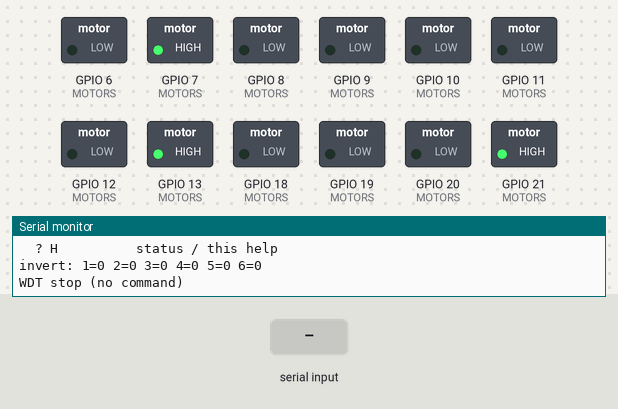
This sketch was run on a simulated ESP8266 (NodeMCU). On the bench: switched loads named in the sketch (green lamp = pin HIGH), the last lines printed to the serial monitor. Inputs (shaded band) come from the test bench. EEPROM starts erased.

Above: at 1.2 s.
1.3 s: "V 120 -80\n" received over Serial
At 1.62 s:
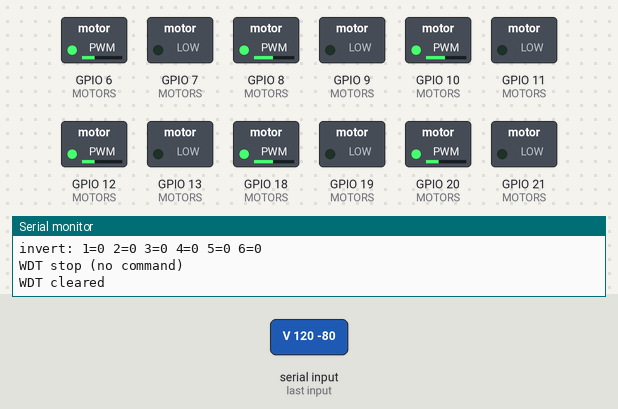
3.3 s: "M 1 120\n" received over Serial
At 4.1 s:
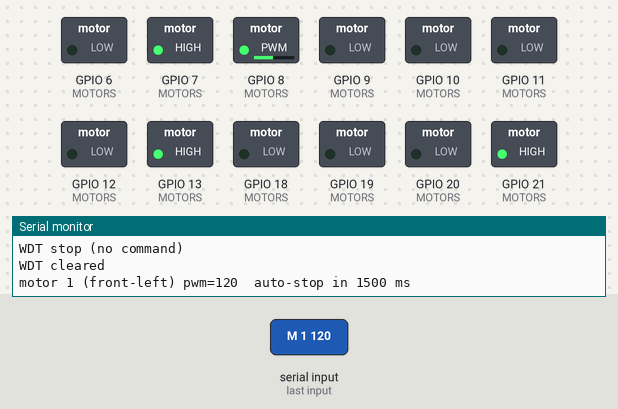
6.3 s: "G 5 120\n" received over Serial
At 7.5 s:
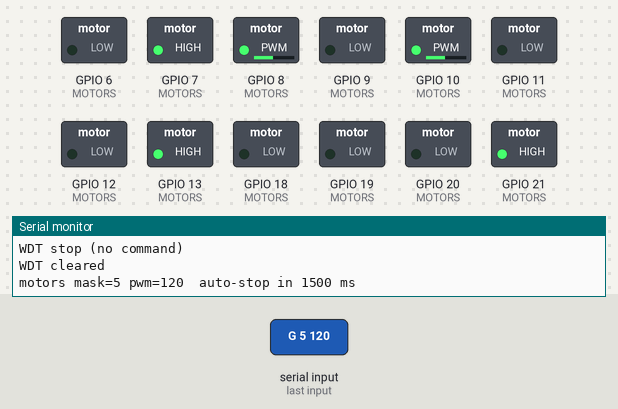
9.3 s: "L\n" received over Serial
At 9.67 s:
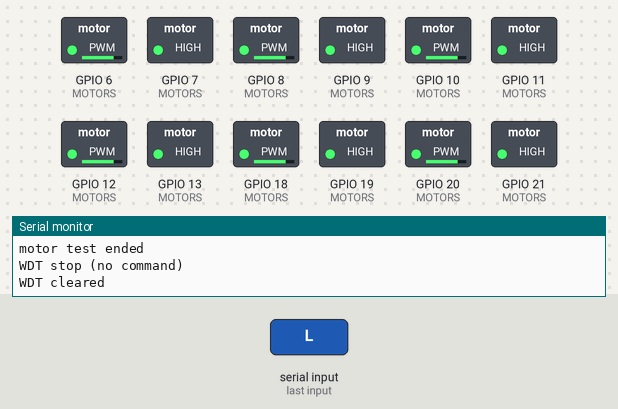
11.3 s: "R\n" received over Serial
At 11.67 s:
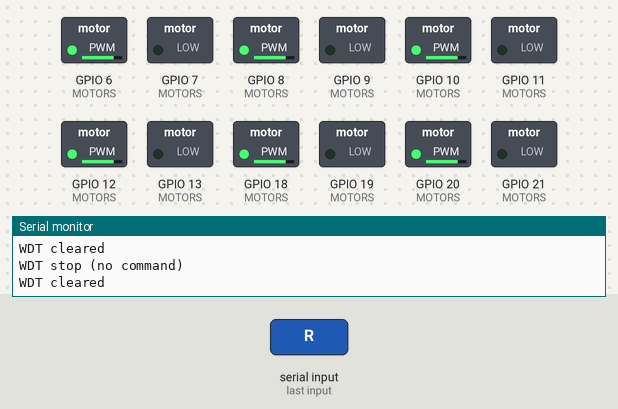
13.3 s: "F90\n" received over Serial
At 13.67 s:
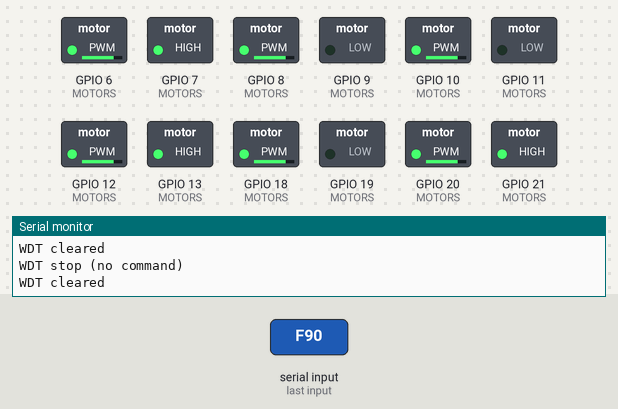
Timing chart, 0 to 16.3 s (numbered marks = the images above; inputs shaded):
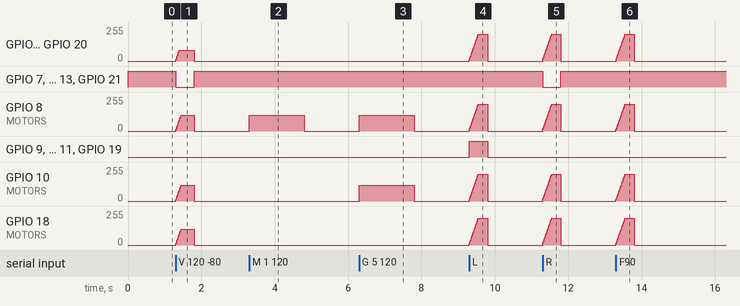

The sketch:

athena_drive_fw.ino
```cpp
/*
 * Athena rover motor controller. Raspberry Pi Pico W
 * 6 wheels, 3 per side, each a DC motor on a DIR + PWM driver channel.
 *
 * ── Serial protocol, 115200 baud, newline-terminated ────────────────
 *   V <left> <right>   variable drive. Signed PWM -255..255 per SIDE,
 *                      positive = that side drives the rover FORWARD.
 *                      e.g. "V 120 -80"   (left fwd 120, right rev 80)
 *   M <n> <pwm>        drive ONE motor only, for wiring checks.
 *                      n: 1=FL 2=ML 3=RL 4=FR 5=MR 6=RR
 *                      e.g. "M 1 120"     (front-left forward)
 *                      Auto-stops after MOTOR_TEST_MS so a mistake
 *                      cannot run away.
 *   G <mask> <pwm>     drive SEVERAL motors at once, same auto-stop as M.
 *                      mask bit 0 = motor 1 ... bit 5 = motor 6,
 *                      e.g. "G 5 120" runs motors 1 and 3 together.
 *   F B L R S         legacy discrete moves at the stored speed / stop
 *   P <0-255>          set the speed F/B/L/R use
 *   ?                  status line
 *   H                  this help
 *
 * ── Why it is built this way ────────────────────────────────────────
 *  20 kHz PWM.  The RP2040 core defaults to ~1 kHz, which sits right in
 *  the audible band (loud whine) and gives poor low-speed torque because
 *  each pulse is long relative to the motor's electrical time constant.
 *  20 kHz is above hearing and lets the winding current stay continuous,
 *  so slow speeds are smooth and controllable instead of steppy.
 *
 *  Slew limiting.  Commanded PWM ramps toward the target rather than
 *  stepping.  Protects the gearboxes, stops the wheels breaking traction
 *  on every command change, and keeps the motion smooth enough that the
 *  visual odometry upstream can actually track it.
 *
 *  Watchdog.  If no valid command arrives for WATCHDOG_MS the motors stop.
 *  The host streams at 20 Hz, so a crashed node, unplugged cable or dead
 *  Jetson halts the rover in under half a second.
 *
 * Pin map and motor polarity are unchanged from the original sketch:
 * left side forward = DIR LOW, right side forward = DIR HIGH.
 */

#include <EEPROM.h>

/* Per-motor direction is stored in flash, not compiled in.
 * A rover gets rewired: one motor's leads get swapped, a driver board is
 * replaced. Recompiling for that is slow and easy to get wrong, so the
 * calibration wizard flips a motor over serial and the setting survives a
 * power cycle. EEPROM here is flash-backed emulation, so it must be
 * commit()ed explicitly. */
#define EEPROM_SIZE   64
#define CONFIG_MAGIC  0xA7

struct Config {
  uint8_t magic;
  uint8_t invert[6];   // 1 = this motor's forward direction is flipped
  uint8_t speedVal;    // speed used by legacy F/B/L/R
};
Config cfg;

// ───────────────────────── pins (unchanged) ─────────────────────────
#define FRONT_M1_PWM  8    // M1 = LEFT side
#define FRONT_M1_DIR  9
#define FRONT_M2_PWM  6    // M2 = RIGHT side
#define FRONT_M2_DIR  7

#define MID_M1_PWM   18
#define MID_M1_DIR   19
#define MID_M2_PWM   20
#define MID_M2_DIR   21

#define REAR_M1_PWM  10
#define REAR_M1_DIR  11
#define REAR_M2_PWM  12
#define REAR_M2_DIR  13

// polarity taken from the original, proven sketch
#define LEFT_FWD_LEVEL   LOW
#define RIGHT_FWD_LEVEL  HIGH

// ───────────────────────── tuning ─────────────────────────
#define PWM_FREQ_HZ      20000   // above audible; smooth at low duty
#define WATCHDOG_MS      500     // stop if the host goes quiet
#define RAMP_INTERVAL_MS 10      // slew update period
#define RAMP_STEP        8       // PWM counts per interval
                                 //   0->255 in ~0.32 s, full reverse ~0.64 s
#define MOTOR_TEST_MS    1500    // "M" command auto-stop

// signed PWM, -255..255, positive = forward
int targetL = 0, targetR = 0;    // what the host asked for
int currentL = 0, currentR = 0;  // what the motors are actually doing

unsigned long lastCmdMs   = 0;
unsigned long lastRampMs  = 0;
unsigned long motorTestMs = 0;   // non-zero while an "M" test is running
bool wdtTripped = false;

char lineBuf[40];
uint8_t lineLen = 0;

struct Motor { uint8_t pwm; uint8_t dir; bool leftSide; };
const Motor MOTORS[6] = {
  {FRONT_M1_PWM, FRONT_M1_DIR, true },   // 1 FL
  {MID_M1_PWM,   MID_M1_DIR,   true },   // 2 ML
  {REAR_M1_PWM,  REAR_M1_DIR,  true },   // 3 RL
  {FRONT_M2_PWM, FRONT_M2_DIR, false},   // 4 FR
  {MID_M2_PWM,   MID_M2_DIR,   false},   // 5 MR
  {REAR_M2_PWM,  REAR_M2_DIR,  false},   // 6 RR
};
const char *MOTOR_NAME[6] = {"front-left", "mid-left", "rear-left",
                             "front-right", "mid-right", "rear-right"};

// ───────────────────────── motor output ─────────────────────────
void driveMotor(const Motor &m, int spwm) {
  int idx = &m - &MOTORS[0];
  if (idx >= 0 && idx < 6 && cfg.invert[idx]) spwm = -spwm;
  int mag = abs(spwm);
  if (mag > 255) mag = 255;
  bool fwd = (spwm >= 0);
  int level = m.leftSide ? (fwd ? LEFT_FWD_LEVEL  : !LEFT_FWD_LEVEL)
                         : (fwd ? RIGHT_FWD_LEVEL : !RIGHT_FWD_LEVEL);
  digitalWrite(m.dir, level);
  analogWrite(m.pwm, mag);
}

void applySide(bool leftSide, int spwm) {
  for (int i = 0; i < 6; i++)
    if (MOTORS[i].leftSide == leftSide) driveMotor(MOTORS[i], spwm);
}

void applyMotors() {
  applySide(true,  currentL);
  applySide(false, currentR);
}

void hardStop() {
  targetL = targetR = 0;
  currentL = currentR = 0;
  motorTestMs = 0;
  applyMotors();
}

// ───────────────────────── config ─────────────────────────
void configDefaults() {
  cfg.magic = CONFIG_MAGIC;
  for (int i = 0; i < 6; i++) cfg.invert[i] = 0;
  cfg.speedVal = 200;
}

void configLoad() {
  EEPROM.begin(EEPROM_SIZE);
  EEPROM.get(0, cfg);
  if (cfg.magic != CONFIG_MAGIC) configDefaults();
  for (int i = 0; i < 6; i++) if (cfg.invert[i] > 1) cfg.invert[i] = 0;
}

void configSave() {
  cfg.magic = CONFIG_MAGIC;
  EEPROM.put(0, cfg);
  if (EEPROM.commit()) Serial.println(F("config saved"));
  else Serial.println(F("ERR config save failed"));
}

void printInvert() {
  Serial.print(F("invert:"));
  for (int i = 0; i < 6; i++) {
    Serial.print(' ');
    Serial.print(i + 1);
    Serial.print('=');
    Serial.print(cfg.invert[i]);
  }
  Serial.println();
}

// ───────────────────────── ramping ─────────────────────────
int stepToward(int current, int target) {
  if (current < target) {
    current += RAMP_STEP;
    if (current > target) current = target;
  } else if (current > target) {
    current -= RAMP_STEP;
    if (current < target) current = target;
  }
  return current;
}

// ───────────────────────── commands ─────────────────────────
void feedWatchdog() {
  lastCmdMs = millis();
  if (wdtTripped) {
    wdtTripped = false;
    Serial.println("WDT cleared");
  }
}

void printHelp() {
  Serial.println(F("athena-drive v2  (6 motors, variable speed)"));
  Serial.println(F("  V <l> <r>    drive, signed PWM -255..255 per side"));
  Serial.println(F("  M <n> <pwm>  ONE motor for wiring checks, n=1..6"));
  Serial.println(F("               1=FL 2=ML 3=RL 4=FR 5=MR 6=RR"));
  Serial.println(F("  G <mask> <pwm>  several motors at once (bit0=motor 1)"));
  Serial.println(F("  F B L R S    legacy moves / stop"));
  Serial.println(F("  P <0-255>    speed used by F/B/L/R"));
  Serial.println(F("  I            show per-motor invert flags"));
  Serial.println(F("  I <n> <0|1>  flip motor n's forward direction (saved)"));
  Serial.println(F("  W            save config to flash"));
  Serial.println(F("  ? H          status / this help"));
}

void printStatus() {
  Serial.print(F("L=")); Serial.print(currentL);
  Serial.print('/');     Serial.print(targetL);
  Serial.print(F(" R=")); Serial.print(currentR);
  Serial.print('/');      Serial.print(targetR);
  Serial.print(F(" spd=")); Serial.print(cfg.speedVal);
  Serial.print(F(" pwmHz=")); Serial.print(PWM_FREQ_HZ);
  Serial.print(F(" wdt=")); Serial.print(wdtTripped ? "TRIPPED" : "ok");
  Serial.print(F(" inv="));
  for (int i = 0; i < 6; i++) Serial.print(cfg.invert[i]);
  Serial.println();
}

void handleLine(char *s) {
  while (*s == ' ') s++;
  if (*s == '\0') return;
  char cmd = toupper(*s);

  switch (cmd) {
    case 'V': {
      int l, r;
      if (sscanf(s + 1, "%d %d", &l, &r) == 2) {
        targetL = constrain(l, -255, 255);
        targetR = constrain(r, -255, 255);
        motorTestMs = 0;
        feedWatchdog();
      } else {
        Serial.println(F("ERR usage: V <left> <right>"));
      }
      break;
    }
    case 'M': {
      int n, pwm;
      if (sscanf(s + 1, "%d %d", &n, &pwm) == 2 && n >= 1 && n <= 6) {
        hardStop();
        pwm = constrain(pwm, -255, 255);
        driveMotor(MOTORS[n - 1], pwm);
        motorTestMs = millis();
        feedWatchdog();
        Serial.print(F("motor ")); Serial.print(n);
        Serial.print(F(" (")); Serial.print(MOTOR_NAME[n - 1]);
        Serial.print(F(") pwm=")); Serial.print(pwm);
        Serial.print(F("  auto-stop in ")); Serial.print(MOTOR_TEST_MS);
        Serial.println(F(" ms"));
      } else {
        Serial.println(F("ERR usage: M <1-6> <pwm>"));
      }
      break;
    }
    case 'G': {
      // Several chosen motors at once, for wiring checks. Same auto-stop as
      // M. mask bit 0 = motor 1 ... bit 5 = motor 6 (e.g. 5 = motors 1+3).
      int mask, pwm;
      if (sscanf(s + 1, "%d %d", &mask, &pwm) == 2 && mask >= 1 && mask <= 63) {
        hardStop();
        pwm = constrain(pwm, -255, 255);
        for (int i = 0; i < 6; i++)
          if (mask & (1 << i)) driveMotor(MOTORS[i], pwm);
        motorTestMs = millis();
        feedWatchdog();
        Serial.print(F("motors mask=")); Serial.print(mask);
        Serial.print(F(" pwm=")); Serial.print(pwm);
        Serial.print(F("  auto-stop in ")); Serial.print(MOTOR_TEST_MS);
        Serial.println(F(" ms"));
      } else {
        Serial.println(F("ERR usage: G <mask 1-63> <pwm>"));
      }
      break;
    }
    case 'F': targetL =  cfg.speedVal; targetR =  cfg.speedVal; motorTestMs = 0; feedWatchdog(); break;
    case 'B': targetL = -cfg.speedVal; targetR = -cfg.speedVal; motorTestMs = 0; feedWatchdog(); break;
    case 'L': targetL = -cfg.speedVal; targetR =  cfg.speedVal; motorTestMs = 0; feedWatchdog(); break;
    case 'R': targetL =  cfg.speedVal; targetR = -cfg.speedVal; motorTestMs = 0; feedWatchdog(); break;
    case 'S': hardStop(); feedWatchdog(); Serial.println(F("Stopped")); break;
    case 'P': {
      int p;
      if (sscanf(s + 1, "%d", &p) == 1) {
        cfg.speedVal = constrain(p, 0, 255);
        configSave();
        Serial.print(F("cfg.speedVal=")); Serial.println(cfg.speedVal);
        feedWatchdog();
      }
      break;
    }
    case 'I': {
      int n, v;
      int got = sscanf(s + 1, "%d %d", &n, &v);
      if (got == 2 && n >= 1 && n <= 6) {
        cfg.invert[n - 1] = v ? 1 : 0;
        hardStop();
        configSave();
        printInvert();
      } else if (got <= 0) {
        printInvert();
      } else {
        Serial.println(F("ERR usage: I <1-6> <0|1>   or   I"));
      }
      feedWatchdog();
      break;
    }
    case 'W': configSave(); break;
    case '?': printStatus(); break;
    case 'H': printHelp(); break;
    default:
      Serial.println(F("ERR use V <l> <r> | M <n> <pwm> | G <mask> <pwm> | F B L R S | P <n> | ? H"));
      break;
  }
}

// ───────────────────────── setup / loop ─────────────────────────
void setup() {
  configLoad();

  for (int i = 0; i < 6; i++) {
    pinMode(MOTORS[i].pwm, OUTPUT);
    pinMode(MOTORS[i].dir, OUTPUT);
  }

  // 20 kHz, 8-bit. Must be set before the first analogWrite to take effect.
  analogWriteFreq(PWM_FREQ_HZ);
  analogWriteRange(255);

  hardStop();

  Serial.begin(115200);
  Serial.println();
  printHelp();
  printInvert();
  lastCmdMs = millis();
}

void loop() {
  // -- accumulate a line, act on newline --
  while (Serial.available() > 0) {
    char c = Serial.read();
    if (c == '\n' || c == '\r') {
      if (lineLen > 0) {
        lineBuf[lineLen] = '\0';
        handleLine(lineBuf);
        lineLen = 0;
      }
    } else if (lineLen < sizeof(lineBuf) - 1) {
      lineBuf[lineLen++] = c;
    } else {
      lineLen = 0;             // overflow: drop the garbage line
    }
  }

  unsigned long now = millis();

  // -- single-motor test auto-stop --
  if (motorTestMs && (now - motorTestMs) > MOTOR_TEST_MS) {
    hardStop();
    Serial.println(F("motor test ended"));
  }

  // -- watchdog: host went quiet --
  // A running "M" test is exempt: it is a deliberate one-shot with its own
  // shorter-intent timeout, and the operator is not streaming commands
  // during it.  Without this the 500 ms watchdog would cut every wiring
  // check short at 500 ms instead of MOTOR_TEST_MS.
  if (!wdtTripped && !motorTestMs && (now - lastCmdMs) > WATCHDOG_MS) {
    wdtTripped = true;
    hardStop();
    Serial.println(F("WDT stop (no command)"));
  }

  // -- slew-limited ramp toward target --
  if (!wdtTripped && !motorTestMs && (now - lastRampMs) >= RAMP_INTERVAL_MS) {
    lastRampMs = now;
    int newL = stepToward(currentL, targetL);
    int newR = stepToward(currentR, targetR);
    if (newL != currentL || newR != currentR) {
      currentL = newL;
      currentR = newR;
      applyMotors();
    }
  }
}
```

Measured:
- after the input at 1.3 s, GPIO 6 (MOTORS): rises from 0/255 to 80/255 in 0.09 s, then falls to 0/255 in 0.41 s; GPIO 7 (MOTORS): HIGH → LOW at once, → HIGH 0.50 s later
- after the input at 3.3 s, GPIO 8 (MOTORS): 0/255 → 120/255 at once, → 0/255 1.5 s later
- after the input at 6.3 s, GPIO 8 (MOTORS), GPIO 10 (MOTORS): 0/255 → 120/255 at once, → 0/255 1.5 s later
- after the input at 9.3 s, GPIO 6 (MOTORS), GPIO 8 (MOTORS), GPIO 10 (MOTORS), GPIO 12 (MOTORS), GPIO 18 (MOTORS), GPIO 20 (MOTORS): rises from 0/255 to 200/255 in 0.25 s, then falls to 0/255 in 0.26 s; GPIO 9 (MOTORS), GPIO 11 (MOTORS), GPIO 19 (MOTORS): LOW → HIGH at once, → LOW 0.50 s later
- after the input at 11.3 s, GPIO 6 (MOTORS), GPIO 8 (MOTORS), GPIO 10 (MOTORS), GPIO 12 (MOTORS), GPIO 18 (MOTORS), GPIO 20 (MOTORS): rises from 0/255 to 200/255 in 0.24 s, then falls to 0/255 in 0.26 s; GPIO 7 (MOTORS), GPIO 13 (MOTORS), GPIO 21 (MOTORS): HIGH → LOW at once, → HIGH 0.50 s later
- after the input at 13.3 s, GPIO 6 (MOTORS), GPIO 8 (MOTORS), GPIO 10 (MOTORS), GPIO 12 (MOTORS), GPIO 18 (MOTORS), GPIO 20 (MOTORS): rises from 0/255 to 200/255 in 0.24 s, then falls to 0/255 in 0.26 s
